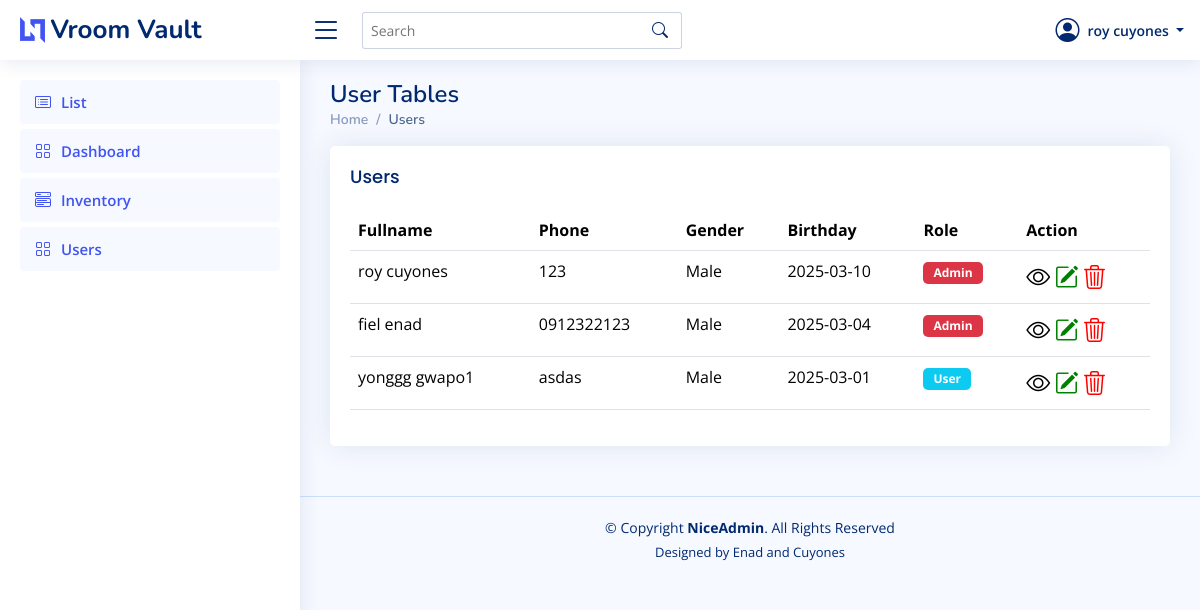
/view/admin/users.php (signed in), run on the app's committed database.
### tables this page shows
CREATE TABLE `users` (
  `userId` int(11) NOT NULL,
  `firstName` varchar(255) NOT NULL,
  `lastName` varchar(255) NOT NULL,
  `email` varchar(255) NOT NULL,
  `password` varchar(255) NOT NULL,
  `phoneNumber` varchar(255) NOT NULL,
  `gender` enum('Male','Female') NOT NULL,
  `role` enum('admin','user') NOT NULL DEFAULT 'user',
  `birthday` date NOT NULL,
  `verification` int(11) NOT NULL DEFAULT 0,
  `profilePicture` longblob DEFAULT NULL,
  `createdAt` timestamp NOT NULL DEFAULT current_timestamp()
);

### view/admin/users.php (the view, shortened to what this page needs)
<?php
include("../../auth/authentication.php");
include("./includes/header.php");
include("./includes/topbar.php");
include("./includes/sidebar.php");
?>
<div class="pagetitle">
    <h1>User Tables</h1>
    <nav>
        <ol class="breadcrumb">
            <li class="breadcrumb-item"><a href="../admin/dashboard.php">Home</a></li>
            <li class="breadcrumb-item active">Users</li>
        </ol>
    </nav>
</div>
<section class="section">
    <div class="row">
        <div class="col-lg-12">
            <div class="card">
                <div class="card-body">
                    <h5 class="card-title">Users</h5>
                    <table class="table datatable">
                        <thead>
                            <tr>
                                <th>Fullname</th>
                                <th>Phone</th>
                                <th>Gender</th>
                                <th data-type="date" data-format="YYYY/DD/MM">Birthday</th>
                                <th>Role</th>
                                <th>Action</th>
                            </tr>
                        </thead>
                        <tbody>
                            <?php
                            $query = "SELECT userId, firstName, lastName, phoneNumber, gender, birthday, role FROM users";
                            $query_run = mysqli_query($conn, $query);
                            if (mysqli_num_rows($query_run) > 0) {
                                $index = 0;
                                foreach ($query_run as $row) {
                                    $roleBadgeClass = ($row['role'] === 'admin') ? 'bg-danger' : 'bg-info';
                                    ?>
                                    <tr>
                                        <td>
                                            <span class="user-detail" id="name-<?= $index; ?>">
                                                <?= $row['firstName']; ?> <?= $row['lastName']; ?>
                                            </span>
                                        </td>
                                        <td>
                                            <span class="user-detail" id="phone-<?= $index; ?>">
                                                <?= $row['phoneNumber']; ?>
                                            </span>
                                        </td>
                                        <td>
                                            <span class="user-detail" id="gender-<?= $index; ?>">
                                                <?= $row['gender']; ?>
                                            </span>
                                        </td>
                                        <td>
                                            <span class="user-detail" id="birthday-<?= $index; ?>">
                                                <?= $row['birthday']; ?>
                                            </span>
                                        </td>
                                        <td>
                                            <span class="badge <?= $roleBadgeClass; ?>">
                                                <?= ucfirst($row['role']); ?>
                                            </span>
                                        </td>
                                        <td>
                                        <i id="eye-icon-<?= $index; ?>" class="bi bi-eye"
       onclick="toggleDetails(<?= $index; ?>)"
       style="font-size: 1.5rem; cursor: pointer; transition: 0.3s;"
       onmouseover="this.style.color='#0d6efd'"
       onmouseout="this.style.color=''"></i>
       <a href="#" onclick="confirmEdit(<?= $row['userId']; ?>)">
    <i class="bi bi-pencil-square" style="font-size: 1.5rem; color: green; cursor: pointer; transition: 0.3s;" onmouseover="this.style.color='darkgreen'" onmouseout="this.style.color='green'"></i>
</a>
                                            <a href="#" onclick="confirmDelete(<?= $row['userId']; ?>)">
    <i class="bi bi-trash3" style="font-size: 1.5rem; color: red; cursor: pointer; transition: 0.3s;" onmouseover="this.style.color='darkred'" onmouseout="this.style.color='red'"></i>
</a>
                                        </td>
                                    </tr>
                                    <?php
                                    $index++;
                                }
                            }
                            ?>
                        </tbody>
                    </table>
                </div>
            </div>
        </div>
    </div>
</section>
<?php
include("./includes/footer.php");
?>

### assets/css/style.css (style rules this page uses)
:root { scroll-behavior: smooth; }
body { font-family: "Open Sans", sans-serif; background: #f6f9ff; color: #444444; }
a { color: #4154f1; text-decoration: none; }
h1, h2, h3, h4, h5, h6 { font-family: "Nunito", sans-serif; }
.pagetitle { margin-top: 0 !important; padding-top: 0 !important; margin-bottom: 10px; }
.pagetitle h1 { font-size: 24px; margin-bottom: 0; font-weight: 600; color: #012970; }
.card { margin-bottom: 30px; border: none; border-radius: 5px; box-shadow: 0px 0 30px rgba(1, 41, 112, 0.1); }
.card-title { padding: 20px 0 15px 0; font-size: 18px; font-weight: 500; color: #012970; font-family: "Poppins", sans-serif; }
.card-body { padding: 0 20px 20px 20px; }
.breadcrumb { font-size: 14px; font-family: "Nunito", sans-serif; color: #899bbd; font-weight: 600; }
.breadcrumb a { color: #899bbd; transition: 0.3s; }
.breadcrumb .breadcrumb-item::before { color: #899bbd; }
.breadcrumb .active { color: #51678f; font-weight: 600; }
.badge { padding: 5px 10px; font-weight: bold; }

### view/admin/includes/header.php (style rules this page uses)
.badge { padding: 5px 10px; font-weight: bold; border-radius: 5px; }

### data on the page
users: firstName "roy", lastName "cuyones", phoneNumber "123", gender "Male", birthday "2025-03-10", role "Admin"
users: firstName "fiel", lastName "enad", phoneNumber "0912322123", gender "Male", birthday "2025-03-04", role "Admin"
users: firstName "yonggg", lastName "gwapo1", phoneNumber "asdas", gender "Male", birthday "2025-03-01", role "User"

### other printed values
$_SESSION['authUser']['fullName'] "roy cuyones"
